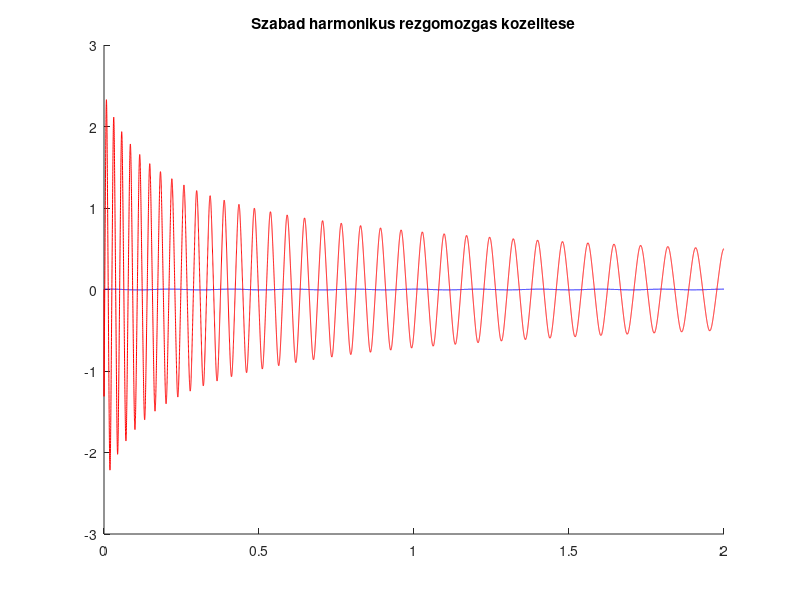

MATLAB code to generate this figure:
deltaT = 10.^(-4);
x = 2:-deltaT:0;
m = 0.002;
t0 = 0;
tmax = 2;
pontok = tmax./deltaT;
c1 = -2;
c3 = -40;
c31 = -40;
c11 = -2;
y1 = zeros(1,length(x));
a1 = zeros(1,length(x));
v1 = zeros(1,length(x));
y = zeros(1,length(x));
v = zeros(1,length(x));
a = zeros(1,length(x));
y1(1) = 0.5;
v1(1) = 0;
a1(1) = (c11*y1(1) + c31 * (y1(1)).^3)./m;
y(1) = 0.004;
v(1) = 0;
a(1) = (c1*y(1) + c3 * (y(1)).^3)./m;
for i = 2:pontok
  v(i) = v(i-1) + a(i-1) * deltaT;
  a(i) = (c1 * y(i-1) + c3 * (y(i-1)).^3)./m;
  y(i) = y(i-1) + v(i-1) * deltaT + ((a(i-1)./2) * (deltaT).^2);
  v1(i) = v1(i-1) + a1(i-1) * deltaT;
  a1(i) = (c11 * y1(i-1) + c31 * (y1(i-1)).^3)./m;
  y1(i) = y1(i-1) + v1(i-1) * deltaT + ((a1(i-1)./2) * (deltaT).^2);
end
hold on;
plot(x,y,"b",x,y1,"r")
title('Szabad harmonikus rezgomozgas kozelitese');